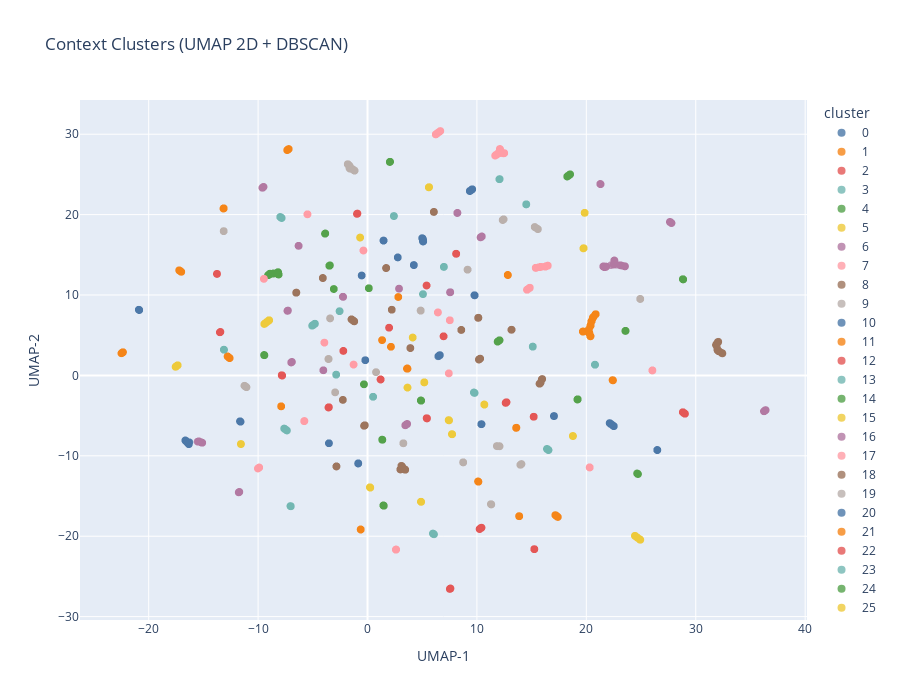

The code cell stored with this chart in its notebook:
### Code cell
plot_df = pd.DataFrame({
    "UMAP-1": X_2d[:, 0],
    "UMAP-2": X_2d[:, 1],
    "cluster": labels.astype(str)
})

fig = px.scatter(
    plot_df,
    x="UMAP-1",
    y="UMAP-2",
    color="cluster",
    color_discrete_sequence=px.colors.qualitative.T10,
    hover_data=["cluster"],
    title="Context Clusters (UMAP 2D + DBSCAN)",
    width=900,
    height=700
)

fig.update_traces(marker=dict(size=8, opacity=0.8))
fig.show()
